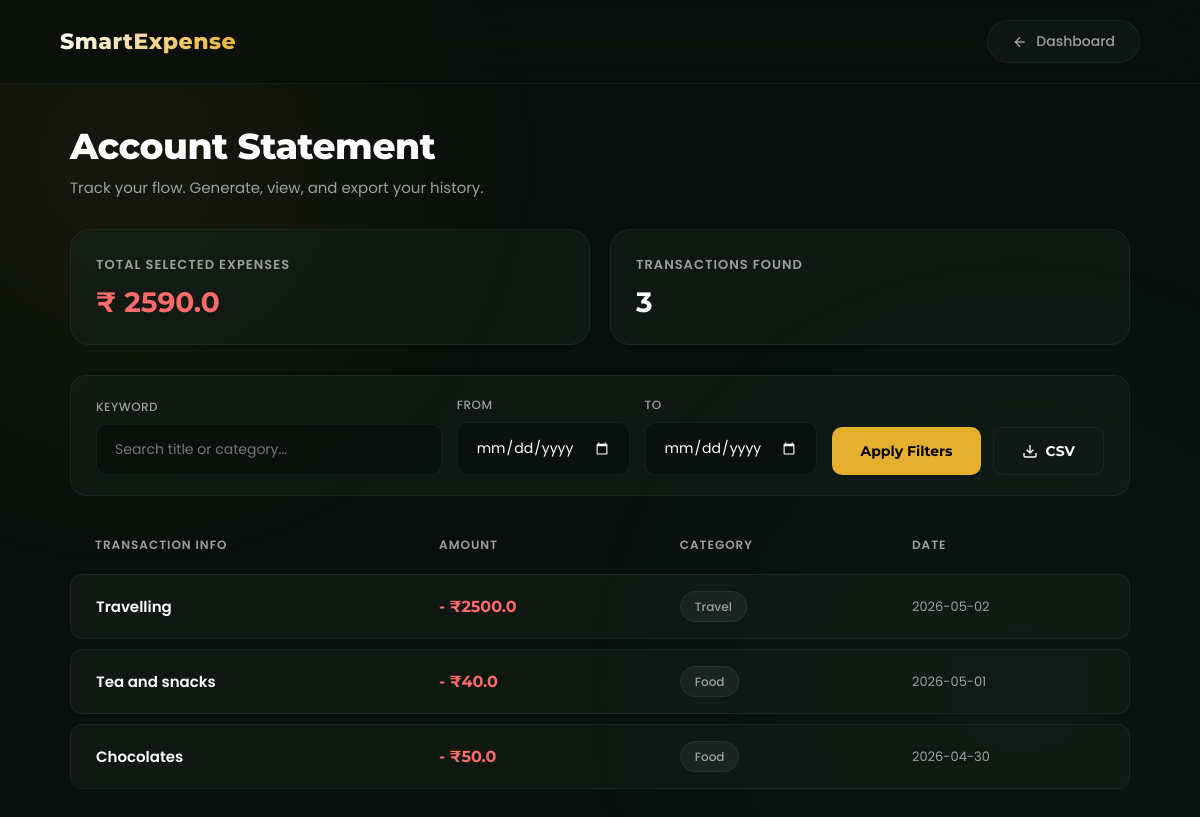
/statement (signed in), run on an earlier commit of the app's database.
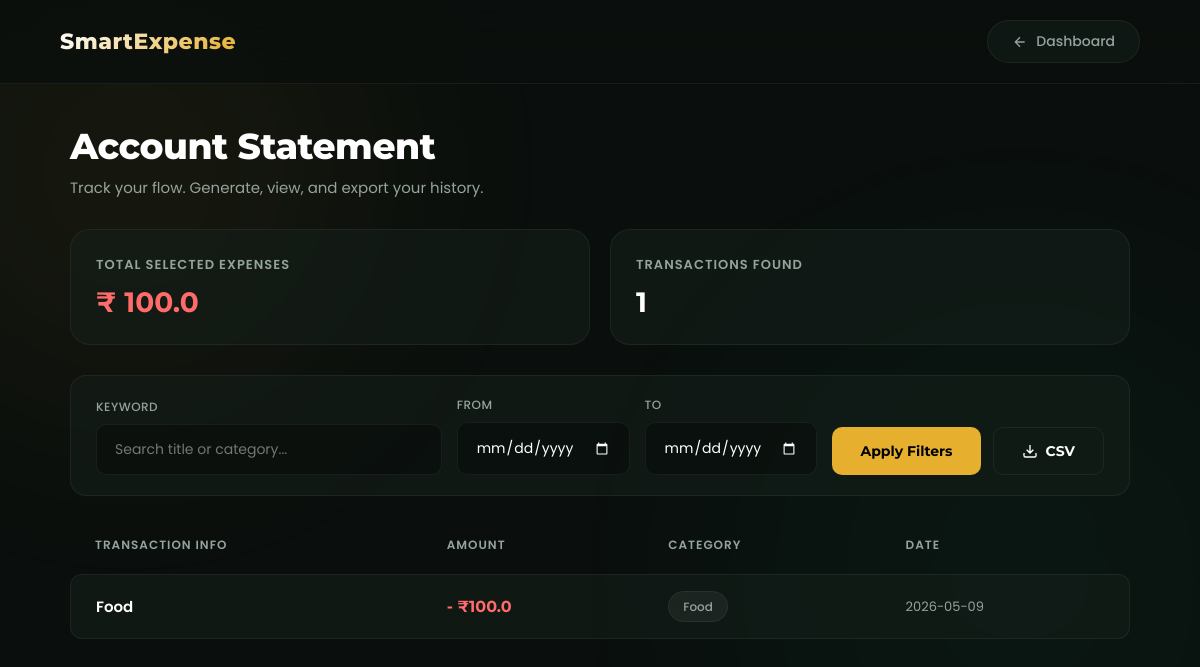
And on a later commit of the database.
### tables this page shows
CREATE TABLE expenses (
                id INTEGER PRIMARY KEY AUTOINCREMENT,
                user_email TEXT,
                title TEXT,
                amount REAL,
                category TEXT,
                date TEXT
            );

### app.py (the view)
@app.route("/statement")
def statement():
    if "user" not in session:
        return redirect("/login")
    search_query = request.args.get('search')
    start_date = request.args.get('start_date')
    end_date = request.args.get('end_date')
    conn = sqlite3.connect(DB_FILE)
    cursor = conn.cursor()
    query = "SELECT title, amount, category, date FROM expenses WHERE user_email = ?"
    params = [session["email"]]
    if search_query:
        query += " AND (title LIKE ? OR category LIKE ?)"
        search_term = f"%{search_query}%"
        params.extend([search_term, search_term])
    if start_date:
        query += " AND date >= ?"
        params.append(start_date)
    if end_date:
        query += " AND date <= ?"
        params.append(end_date)
    query += " ORDER BY date DESC"
    cursor.execute(query, tuple(params))
    expenses = cursor.fetchall()
    total_expense = sum([exp[1] for exp in expenses]) if expenses else 0
    conn.close()
    return render_template(
        "statement.html",
        expenses=expenses,
        total_expense=total_expense
    )

### templates/statement.html (shortened to what this page needs)
<!DOCTYPE html>
<html lang="en">
<head>
</head>
<body>
    <header>
        <div class="logo">SmartExpense</div>
        <a href="/dashboard">
            <svg width="16" height="16" viewBox="0 0 24 24" fill="none" stroke="currentColor" stroke-width="2"><path d="M19 12H5M12 19l-7-7 7-7"/></svg>
            Dashboard
        </a>
    </header>
    <div class="container">
        <div class="header-section">
            <div class="title-wrapper">
                <h1>Account Statement</h1>
                <p>Track your flow. Generate, view, and export your history.</p>
            </div>
        </div>
        <div class="stats-grid">
            <div class="stat-card">
                <span class="stat-label">Total Selected Expenses</span>
                <span class="stat-value expense">₹ {{ total_expense }}</span>
            </div>
            <div class="stat-card">
                <span class="stat-label">Transactions Found</span>
                <span class="stat-value">{{ expenses|length if expenses else 0 }}</span>
            </div>
        </div>
        <div class="controls-card">
            <form action="/statement" method="GET" class="filter-form">
                <div class="input-group" style="flex: 2;">
                    <label for="search">Keyword</label>
                    <input type="text" id="search" name="search" placeholder="Search title or category..." value="{{ request.args.get('search', '') }}">
                </div>
                <div class="input-group">
                    <label for="start_date">From</label>
                    <input type="date" id="start_date" name="start_date" value="{{ request.args.get('start_date', '') }}">
                </div>
                <div class="input-group">
                    <label for="end_date">To</label>
                    <input type="date" id="end_date" name="end_date" value="{{ request.args.get('end_date', '') }}">
                </div>
                <div class="btn-group">
                    <button type="submit" class="btn">Apply Filters</button>
                    <button type="submit" formaction="/export-csv" formmethod="GET" class="btn btn-outline">
                        <svg width="16" height="16" viewBox="0 0 24 24" fill="none" stroke="currentColor" stroke-width="2"><path d="M21 15v4a2 2 0 0 1-2 2H5a2 2 0 0 1-2-2v-4M7 10l5 5 5-5M12 15V3"/></svg>
                        CSV
                    </button>
                </div>
            </form>
        </div>
        <div class="statement-area">
            <table>
                <thead>
                    <tr>
                        <th>Transaction Info</th>
                        <th>Amount</th>
                        <th>Category</th>
                        <th>Date</th>
                    </tr>
                </thead>
                <tbody>
                    {% for exp in expenses %}
                    <tr>
                        <td data-label="Info" class="tx-title">{{ exp[0] }}</td>
                        <td data-label="Amount" class="tx-amount">- ₹{{ exp[1] }}</td>
                        <td data-label="Category"><span class="category-badge">{{ exp[2] }}</span></td>
                        <td data-label="Date" class="tx-date">{{ exp[3] }}</td>
                    </tr>
                    {% endfor %}
                </tbody>
            </table>
        </div>
    </div>
</body>
</html>

What changed in the data, as far as the page shows it:
removed expenses: title "Travelling", amount "2500.0", category "Travel", date "2026-05-02"
removed expenses: title "Tea and snacks", amount "40.0", category "Food", date "2026-05-01"
removed expenses: title "Chocolates", amount "50.0", category "Food", date "2026-04-30"
added expenses: title "Food", amount "100.0", category "Food", date "2026-05-09"
Also different on the page:
{{ total_expense }}: "2590.0" → "100.0"
{{ expenses|length if expenses else 0 }}: "3" → "1"
